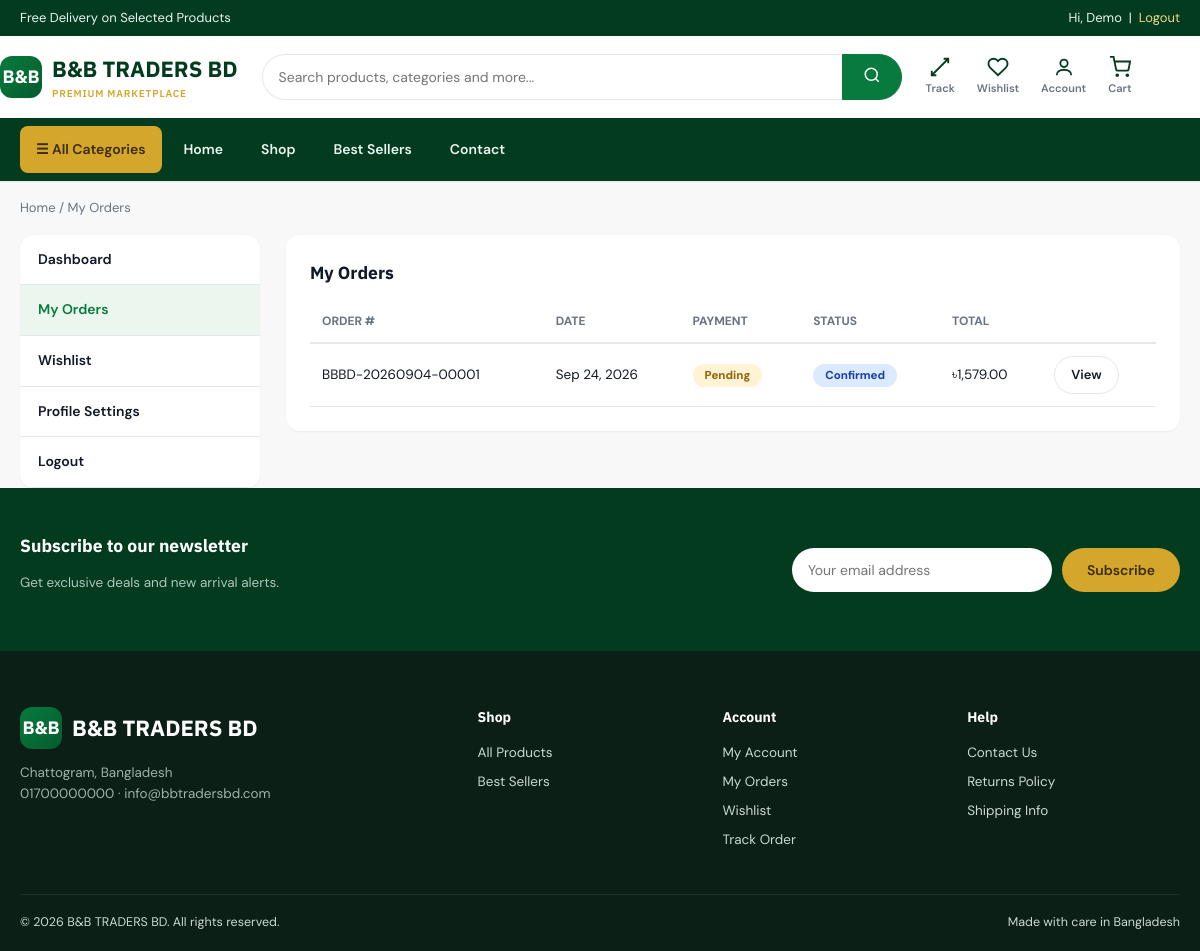
Screenshot of /account/orders.php (signed in) with the database file from the repository.
### tables this page shows
CREATE TABLE users (
    id INT UNSIGNED AUTO_INCREMENT PRIMARY KEY,

    first_name VARCHAR(80) NOT NULL,
    last_name VARCHAR(80) NOT NULL,

    email VARCHAR(150) NOT NULL,
    password VARCHAR(255) NOT NULL,

    phone VARCHAR(30) DEFAULT NULL,

    address TEXT DEFAULT NULL,
    city VARCHAR(100) DEFAULT NULL,
    postal_code VARCHAR(20) DEFAULT NULL,

    avatar VARCHAR(255) DEFAULT NULL,

    role ENUM(
        'member',
        'admin',
        'super_admin'
    ) NOT NULL DEFAULT 'member',

    status ENUM(
        'active',
        'inactive',
        'blocked'
    ) NOT NULL DEFAULT 'active',

    created_at TIMESTAMP NOT NULL DEFAULT CURRENT_TIMESTAMP,
    updated_at TIMESTAMP NOT NULL DEFAULT CURRENT_TIMESTAMP
        ON UPDATE CURRENT_TIMESTAMP,

    UNIQUE KEY uq_users_email (email),
    KEY idx_users_role (role),
    KEY idx_users_status (status),
    KEY idx_users_created (created_at)
);

CREATE TABLE orders (
    id INT UNSIGNED AUTO_INCREMENT PRIMARY KEY,

    user_id INT UNSIGNED DEFAULT NULL,

    order_number VARCHAR(80) NOT NULL,

    subtotal DECIMAL(12,2) NOT NULL DEFAULT 0.00,
    discount_amount DECIMAL(12,2) NOT NULL DEFAULT 0.00,
    shipping_cost DECIMAL(12,2) NOT NULL DEFAULT 0.00,

    total_amount DECIMAL(12,2) NOT NULL DEFAULT 0.00,

    currency VARCHAR(10) NOT NULL DEFAULT 'BDT',

    coupon_id INT UNSIGNED DEFAULT NULL,
    coupon_code VARCHAR(50) DEFAULT NULL,

    payment_method ENUM(
        'cod',
        'bkash',
        'nagad',
        'stripe'
    ) NOT NULL,

    payment_status ENUM(
        'pending',
        'paid',
        'failed',
        'refunded'
    ) NOT NULL DEFAULT 'pending',

    order_status ENUM(
        'pending',
        'confirmed',
        'processing',
        'shipped',
        'delivered',
        'cancelled',
        'returned'
    ) NOT NULL DEFAULT 'pending',

     
    shipping_name VARCHAR(160) NOT NULL,
    shipping_email VARCHAR(150) DEFAULT NULL,
    shipping_phone VARCHAR(30) NOT NULL,

    shipping_address TEXT NOT NULL,
    shipping_city VARCHAR(100) NOT NULL,
    shipping_postal_code VARCHAR(20) DEFAULT NULL,

    notes TEXT DEFAULT NULL,

    stripe_session_id VARCHAR(255) DEFAULT NULL,
    stripe_payment_intent_id VARCHAR(255) DEFAULT NULL,

    created_at TIMESTAMP NOT NULL DEFAULT CURRENT_TIMESTAMP,
    updated_at TIMESTAMP NOT NULL DEFAULT CURRENT_TIMESTAMP
        ON UPDATE CURRENT_TIMESTAMP,

    CONSTRAINT fk_orders_user
        FOREIGN KEY (user_id)
        REFERENCES users(id)
        ON DELETE SET NULL
        ON UPDATE CASCADE,

    CONSTRAINT fk_orders_coupon
        FOREIGN KEY (coupon_id)
        REFERENCES coupons(id)
        ON DELETE SET NULL
        ON UPDATE CASCADE,

    UNIQUE KEY uq_orders_order_number (order_number),

    KEY idx_orders_user (user_id),
    KEY idx_orders_coupon (coupon_id),
    KEY idx_orders_payment_method (payment_method),
    KEY idx_orders_payment_status (payment_status),
    KEY idx_orders_order_status (order_status),
    KEY idx_orders_created (created_at),
    KEY idx_orders_stripe_session (stripe_session_id)
);

### includes/functions.php (called while the page is built, shortened)
<?php
function clean($value) {
    return htmlspecialchars(trim($value ?? ''), ENT_QUOTES, 'UTF-8');
}
function get_settings() {
    static $settings = null;
    if ($settings === null) {
        global $pdo;
        $settings = [];
        try {
            $stmt = $pdo->query("SELECT setting_key, setting_value FROM settings");
            foreach ($stmt->fetchAll() as $row) {
                $settings[$row['setting_key']] = $row['setting_value'];
            }
        } catch (Exception $e) {
            $settings = [];
        }
    }
    return $settings;
}
function get_setting($key, $default = '') {
    $settings = get_settings();
    return $settings[$key] ?? $default;
}
function format_price($amount) {
    $symbol = get_setting('currency_symbol', '৳');
    return $symbol . number_format((float) $amount, 2);
}

### includes/auth.php (called while the page is built, shortened)
<?php
function current_user() {
    static $user = null;
    if ($user !== null) return $user ?: null;
    global $pdo;
    $stmt = $pdo->prepare("SELECT id, first_name, last_name, email, phone, address, city, postal_code, avatar, role, status
                            FROM users WHERE id = ? LIMIT 1");
    $stmt->execute([$_SESSION['user_id']]);
    $row = $stmt->fetch();
    $user = $row;
    return $user;
}
function is_logged_in() {
    return current_user() !== null;
}
function require_login() {
    if (!is_logged_in()) {
        $_SESSION['redirect_after_login'] = $_SERVER['REQUEST_URI'];
        redirect('login.php');
    }
}

### account/orders.php (the view, shortened to what this page needs)
<?php
require_once __DIR__ . '/../config/config.php';
require_login();
$user = current_user();
$stmt = $pdo->prepare("SELECT * FROM orders WHERE user_id = ? ORDER BY created_at DESC");
$stmt->execute([$user['id']]);
$orders = $stmt->fetchAll();
require_once __DIR__ . '/../includes/header.php';
?>
<div class="container">
  <div class="breadcrumb"><a href="<?= BASE_URL ?>index.php">Home</a> / My Orders</div>
  <div class="account-layout">
    <?php include __DIR__ . '/includes-nav.php'; ?>
    <div class="account-card">
      <h3 style="margin-bottom:14px;">My Orders</h3>
      <?php if ($orders): ?>
        <table class="data-table">
          <thead><tr><th>Order #</th><th>Date</th><th>Payment</th><th>Status</th><th>Total</th><th></th></tr></thead>
          <tbody>
          <?php foreach ($orders as $o): ?>
            <tr>
              <td><?= clean($o['order_number']) ?></td>
              <td><?= date('M j, Y', strtotime($o['created_at'])) ?></td>
              <td><span class="status-pill status-<?= clean($o['payment_status']) ?>"><?= clean($o['payment_status']) ?></span></td>
              <td><span class="status-pill status-<?= clean($o['order_status']) ?>"><?= clean($o['order_status']) ?></span></td>
              <td><?= format_price($o['total_amount']) ?></td>
              <td><a href="<?= BASE_URL ?>account/order-detail.php?id=<?= $o['id'] ?>" class="btn btn-outline btn-sm">View</a></td>
            </tr>
          <?php endforeach; ?>
          </tbody>
        </table>
      <?php else: ?>
        <div class="empty-state"><div class="icon">&#128230;</div><h3>No orders yet</h3><a href="<?= BASE_URL ?>shop.php" class="btn btn-primary">Start Shopping</a></div>
      <?php endif; ?>
    </div>
  </div>
</div>
<?php require_once __DIR__ . '/../includes/footer.php'; ?>

### includes/header.php (shortened to what this page needs)
<?php
$currentUser = current_user();
$currentPage = basename($_SERVER['SCRIPT_NAME']);
?>
<!DOCTYPE html>
<html lang="en">
<head>
<title><?= isset($pageTitle) ? clean($pageTitle) . ' | ' : '' ?><?= clean(get_setting('site_name', 'B&B TRADERS BD')) ?></title>
<link rel="stylesheet" href="<?= BASE_URL ?>assets/css/style.css?v=<?= filemtime(__DIR__ . '/../assets/css/style.css') ?>">
</head>
<body>
<div class="topbar">
  <div class="container">
    <span><?= clean(get_setting('announcement_text', 'Free Delivery on Selected Products')) ?></span>
    <span>
      <?php if ($currentUser): ?>
        Hi, <?= clean($currentUser['first_name']) ?> &nbsp;|&nbsp; <a href="<?= BASE_URL ?>logout.php">Logout</a>
      <?php else: ?>
        <a href="<?= BASE_URL ?>login.php">Login</a> / <a href="<?= BASE_URL ?>register.php">Sign Up</a>
      <?php endif; ?>
    </span>
  </div>
</div>
<header class="site-header">
  <div class="container header-main">
    <a href="<?= BASE_URL ?>index.php" class="brand">
      <span class="logo-badge">B&amp;B</span>
      <span>B&amp;B TRADERS BD<small>PREMIUM MARKETPLACE</small></span>
    </a>
    <div class="header-search">
      <form action="<?= BASE_URL ?>shop.php" method="get">
        <input type="text" name="q" placeholder="Search products, categories and more..." value="<?= clean($_GET['q'] ?? '') ?>">
        <button type="submit">
          <svg width="18" height="18" viewBox="0 0 24 24" fill="none" stroke="#fff" stroke-width="2"><circle cx="11" cy="11" r="8"/><path d="M21 21l-4.35-4.35"/></svg>
        </button>
      </form>
    </div>
    <div class="header-actions">
      <a href="<?= BASE_URL ?>track-order.php" class="header-action">
        <svg viewBox="0 0 24 24" fill="none" stroke-width="2"><path d="M3 3h18v18H3z" opacity="0"/><path d="M16 3h5v5M21 3l-9 9M8 21H3v-5M3 21l9-9"/></svg>
        Track
      </a>
      <a href="<?= BASE_URL . ($currentUser ? 'account/wishlist.php' : 'login.php') ?>" class="header-action">
        <svg viewBox="0 0 24 24" fill="none" stroke-width="2"><path d="M20.8 4.6a5.5 5.5 0 00-7.8 0L12 5.6l-1-1a5.5 5.5 0 00-7.8 7.8l1 1L12 21l7.8-7.6 1-1a5.5 5.5 0 000-7.8z"/></svg>
        Wishlist
      </a>
      <a href="<?= BASE_URL . ($currentUser ? 'account/dashboard.php' : 'login.php') ?>" class="header-action">
        <svg viewBox="0 0 24 24" fill="none" stroke-width="2"><circle cx="12" cy="8" r="4"/><path d="M4 21c0-4 4-6 8-6s8 2 8 6"/></svg>
        Account
      </a>
      <a href="<?= BASE_URL ?>cart.php" class="header-action">
        <svg viewBox="0 0 24 24" fill="none" stroke-width="2"><circle cx="9" cy="21" r="1"/><circle cx="20" cy="21" r="1"/><path d="M1 1h4l2.7 13.4a2 2 0 002 1.6h9.7a2 2 0 002-1.6L23 6H6"/></svg>
        Cart
      </a>
    </div>
  </div>
  <nav class="main-nav" id="mainNav">
    <div class="container">
      <a href="<?= BASE_URL ?>shop.php" class="all-cat-btn">&#9776; All Categories</a>
      <a href="<?= BASE_URL ?>index.php" class="<?= $currentPage === 'index.php' ? 'active' : '' ?>">Home</a>
      <a href="<?= BASE_URL ?>shop.php" class="<?= $currentPage === 'shop.php' ? 'active' : '' ?>">Shop</a>
      <a href="<?= BASE_URL ?>best-sellers.php" class="<?= $currentPage === 'best-sellers.php' ? 'active' : '' ?>">Best Sellers</a>
      <a href="<?= BASE_URL ?>contact.php">Contact</a>
    </div>
  </nav>
</header>
<main>

### assets/css/style.css (style rules this page uses)
:root { --green:#087A3D; --green-dark:#045C2D; --green-deep:#033B1F; --gold:#D4A72C; --bg:#F7F8F7; --white:#FFFFFF; --text:#111827; --text-soft:#6B7280; --border:#E5E7EB; --success:#16A34A; --danger:#DC2626; --warning:#F59E0B; --radius:14px; --radius-sm:8px; --shadow-sm:0 1px 2px rgba(3,59,31,.06); --shadow-md:0 8px 24px rgba(3,59,31,.08); --shadow-lg:0 20px 45px rgba(3,59,31,.14); --font-heading:'IBM Plex Sans', 'Inter', sans-serif; --font-body:'DM Sans', 'Inter', sans-serif; }
* { box-sizing:border-box; }
html { scroll-behavior:smooth; }
body { margin:0; font-family:var(--font-body); color:var(--text); background:var(--bg); font-size:15px; line-height:1.55; -webkit-font-smoothing:antialiased; }
h1,h2,h3,h4,h5 { font-family:var(--font-heading); margin:0 0 .5em; font-weight:700; color:var(--text); }
a { color:inherit; text-decoration:none; }
button { font-family:inherit; cursor:pointer; }
input,select,textarea { font-family:inherit; font-size:14px; }
.container { max-width:1280px; margin:0 auto; padding:0 20px; }
.btn { display:inline-flex; align-items:center; justify-content:center; gap:8px; padding:12px 24px; border-radius:999px; font-weight:600; font-size:14px; border:1px solid transparent; transition:.2s ease; white-space:nowrap; }
.btn-outline { background:transparent; border-color:var(--border); color:var(--text); }
.btn-sm { padding:8px 16px; font-size:13px; }
.topbar { background:var(--green-deep); color:#e9f5ee; font-size:13px; padding:8px 0; }
.topbar .container { display:flex; justify-content:space-between; align-items:center; gap:12px; flex-wrap:wrap; }
.topbar a { color:#f2d98a; }
.site-header { background:#fff; border-bottom:1px solid var(--border); position:sticky; top:0; z-index:200; }
.header-main { display:flex; align-items:center; gap:24px; padding:16px 0; }
.brand { display:flex; align-items:center; gap:10px; font-family:var(--font-heading); font-weight:800; font-size:22px; color:var(--green-deep); }
.brand .logo-badge { width:42px; height:42px; border-radius:12px; background:linear-gradient(135deg,var(--green),var(--green-dark)); display:flex; align-items:center; justify-content:center; color:#fff; font-size:18px; font-weight:800; box-shadow:var(--shadow-sm); }
.brand small { display:block; font-size:10px; font-weight:600; letter-spacing:.08em; color:var(--gold); }
.header-search { flex:1; max-width:640px; position:relative; }
.header-search form { display:flex; }
.header-search input { flex:1; padding:13px 16px; border:1.5px solid var(--border); border-radius:999px 0 0 999px; border-right:none; outline:none; }
.header-search button { padding:0 20px; border:1.5px solid var(--green); background:var(--green); color:#fff; border-radius:0 999px 999px 0; }
.header-actions { display:flex; align-items:center; gap:22px; }
.header-action { display:flex; flex-direction:column; align-items:center; gap:2px; font-size:11px; color:var(--text-soft); position:relative; font-weight:600; }
.header-action svg { width:22px; height:22px; stroke:var(--green-deep); }
.main-nav { background:var(--green-deep); }
.main-nav .container { display:flex; align-items:center; gap:6px; overflow-x:auto; }
.main-nav a { padding:13px 16px; color:#eaf5ee; font-size:14px; font-weight:600; white-space:nowrap; display:block; }
.all-cat-btn { background:var(--gold); color:#3a2c05 !important; border-radius:8px; margin:8px 0; }
.breadcrumb { font-size:13px; color:var(--text-soft); padding:16px 0; }
.account-layout { display:grid; grid-template-columns:240px 1fr; gap:26px; align-items:start; }
.account-card { background:#fff; border-radius:var(--radius); padding:24px; box-shadow:var(--shadow-sm); }
.status-pill { padding:4px 12px; border-radius:999px; font-size:11.5px; font-weight:800; text-transform:capitalize; }
.status-pending { background:#fff3d6; color:#93650a; }
.status-confirmed,.status-processing { background:#dbeafe; color:#1e40af; }
.data-table { width:100%; border-collapse:collapse; }
.data-table th { text-align:left; padding:12px; font-size:12px; text-transform:uppercase; color:var(--text-soft); border-bottom:2px solid var(--border); }
.data-table td { padding:12px; border-bottom:1px solid var(--border); font-size:13.5px; vertical-align:middle; }

### rows the page displays
users: first_name "Demo"
orders: order_number "BBBD-20260904-00001", created_at "Sep 24, 2026", payment_status "Pending", order_status "Confirmed", total_amount "৳1,579.00"

### other values shown
get_setting('announcement_text', 'Free Delivery on Selected Products') "Free Delivery on Selected Products"
get_setting('site_address', 'Chattogram, Bangladesh') "Chattogram, Bangladesh"
get_setting('site_phone', '') "01700000000"
get_setting('site_email', '') "info@bbtradersbd.com"
